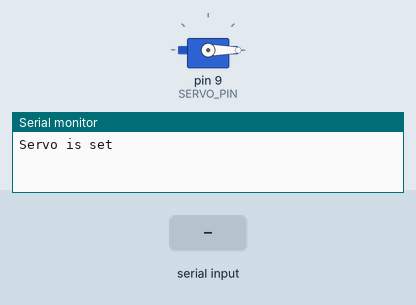
Recording of a sketch running on a simulated Arduino Uno, built with avr-gcc and run on an emulated ATmega328P. Shown: servo, the last lines printed to the serial monitor. The inputs (shaded band) are chosen by the test bench.

Above: at 3.2 s.
3.3 s: "OPEN\n" received over Serial
At 4.5 s:
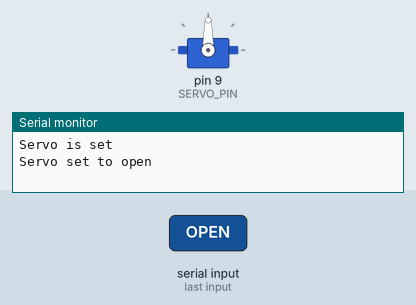
4.8 s: "CLOSE\n" received over Serial
At 5.9 s:
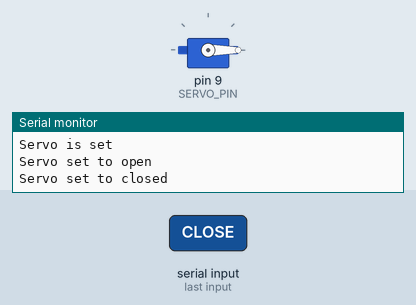
Timing chart, 0 to 7.8 s (numbered marks = the images above; inputs shaded):
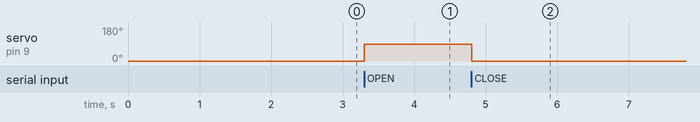

The sketch:

ServoOperator.ino
```cpp
#include <Servo.h>
#define SERVO_PIN 9

Servo servo;  // create Servo object
String command; // object to store external command

int pos = 0;    // variable to store the servo position

void setup() {
  Serial.begin(9600);
  servo.attach(SERVO_PIN);  // attaches the servo on pin 9 to the Servo object
  servo.write(0);
  delay(2000); // wait a few seconds to allow servo to reset to position

  Serial.println("Servo is set");
}

// code reference https://www.youtube.com/watch?v=utnPvE8hN3o
void loop() {
  if (Serial.available()) {
    command = Serial.readStringUntil('\n');
    command.trim();

    if (command.equals("OPEN")) {
      servo.write(90);
      Serial.println("Servo set to open");
    }
    else if (command.equals("CLOSE")) {
      servo.write(0);
      Serial.println("Servo set to closed");
    }
    else {
      Serial.print("Unknown command: ");
      Serial.println(command);
    }
  }
}
```

Measured:
- after the input at 3.3 s, servo on pin 9 (SERVO_PIN): 0° → 90° at once
- after the input at 4.8 s, servo on pin 9 (SERVO_PIN): 90° → 0° at once
